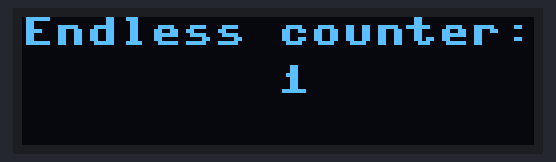
A program run on a simulated Raspberry Pi Pico running MicroPython. Shown: 128×32 one-colour display. Library files of the repository ran but are not shown: ssd1306.py.

Above: at 1.6 s.
At 5.7 s:
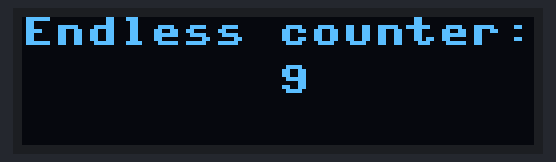
At 10.8 s:
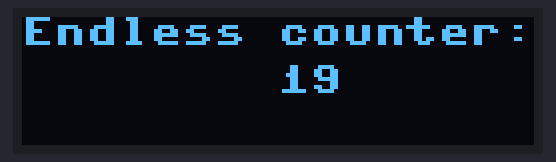
At 20.1 s:
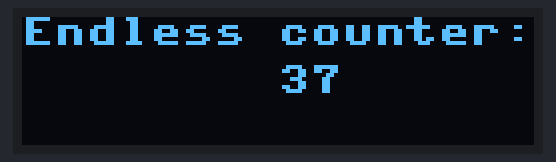
At 29.3 s:
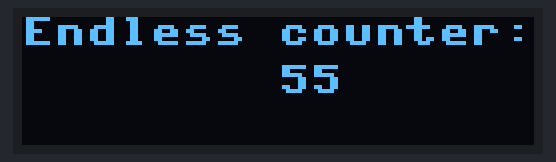
At 39.0 s:
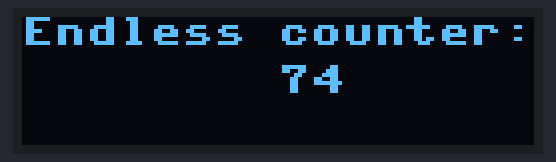

The program:

Day_11b.py
```python
'''
Endless counter
'''

# Imports
from machine import Pin, I2C
from ssd1306 import SSD1306_I2C
import time

# Set up I2C and the pins we're using for it
i2c=I2C(0,sda=Pin(0), scl=Pin(1), freq=400000)

# Short delay to stop I2C falling over
time.sleep(1)

# Define the display and size (128x32)
display = SSD1306_I2C(128, 32, i2c)

# Clear the display first
display.fill(0)

# Set up counter variable
count = 0

while True:

    time.sleep(0.5)

    count += 1

    display.fill(0)

    display.text("Endless counter: ", 0, 0)
    display.text(str(count), 64, 12)

    display.show()

    
```

Measured:
- what the display in image 0 shows lasts 0.5 s, from 1.5 s to 2.0 s
